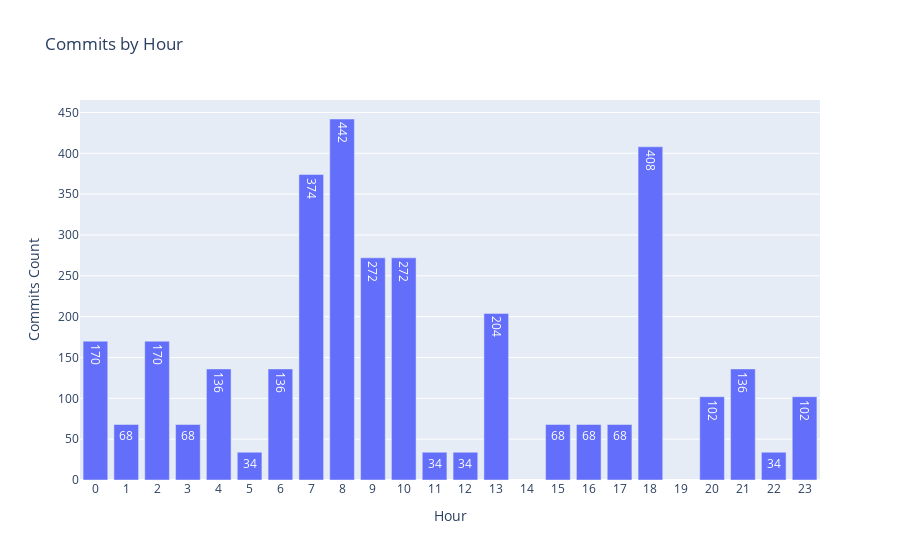

Notebook cell for this chart:
### Code cell
fig = go.Figure([go.Bar(
    x=commits_by_hour.index, 
    y=commits_by_hour.commit_count, 
    text=commits_by_hour.commit_count, 
    textposition='auto')])
fig.update_layout(
    title = 'Commits by Hour', 
    xaxis_title = 'Hour', 
    yaxis_title = 'Commits Count', 
    xaxis_tickmode = 'linear')
fig.show()

### Figure 1 — Plotly figure (JSON) as saved in the notebook; plotly's stock layout.template omitted (floating-point values rounded to 4 significant figures)
{"data": [{"text": [170, 68, 170, 68, 136, 34, 136, 374, 442, 272, 272, 34, 34, 204, 68, 68, 68, 408, 102, 136, 34, 102], "textposition": "auto", "type": "bar", "x": [0, 1, 2, 3, 4, 5, 6, 7, 8, 9, 10, 11, 12, 13, 15, 16, 17, 18, 20, 21, 22, 23], "y": [170, 68, 170, 68, 136, 34, 136, 374, 442, 272, 272, 34, 34, 204, 68, 68, 68, 408, 102, 136, 34, 102]}], "layout": {"autosize": true, "title": {"text": "Commits by Hour"}, "xaxis": {"autorange": true, "range": [-0.5, 23.5], "tickmode": "linear", "title": {"text": "Hour"}, "type": "linear"}, "yaxis": {"autorange": true, "range": [0, 465.3], "title": {"text": "Commits Count"}, "type": "linear"}}}
